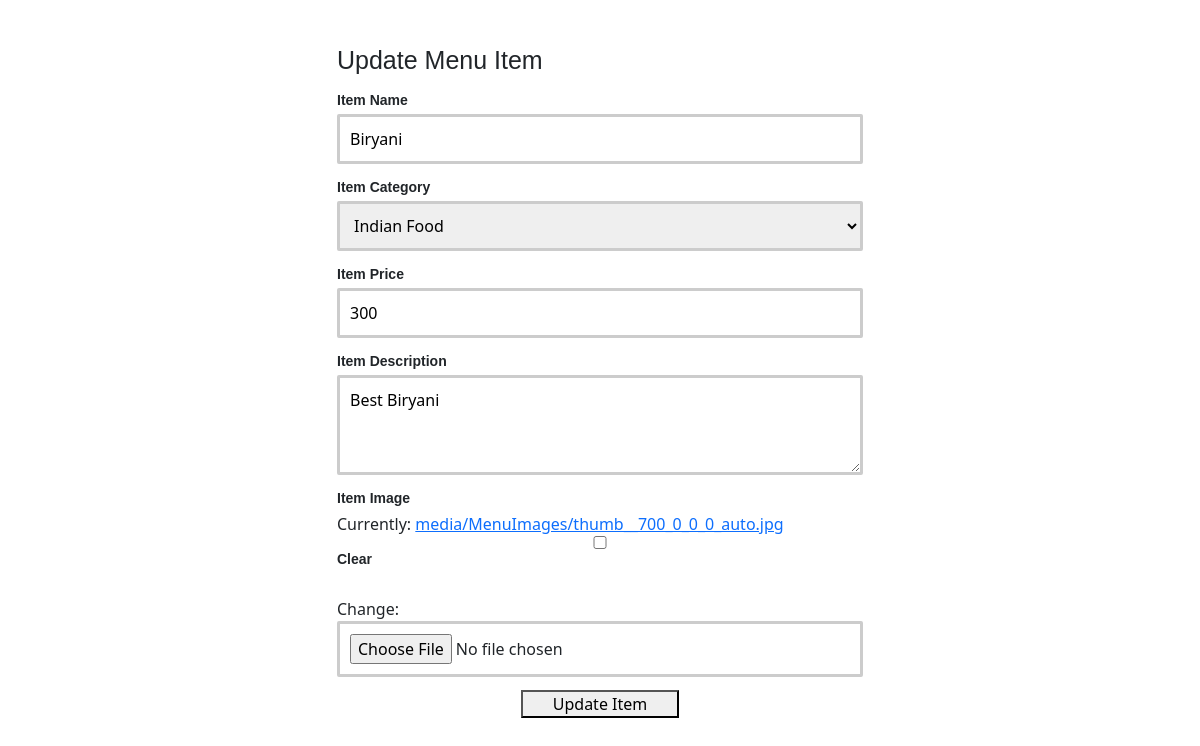
The page /5/updateItem/6 on the database its author committed.
### menu_app/models.py (models this page shows, shortened)
class Menu(models.Model):
    Categories = (
        ('Refreshments', 'Refreshments'),
        ('Fast Food', 'Fast Food'),
        ('Lunch Plate', 'Lunch Plate'),
        ('Dinner Plate', 'Dinner Plate'),
        ('Indian Food', 'Indian Food'),
        ('Chinese Food', 'Chinese Food'),
        ('Soft Drinks', 'Soft Drinks'),
    )
    restaurant = models.ForeignKey(RestaurantOwner, on_delete=models.CASCADE)
    itemName = models.CharField(max_length=100, null=True, blank=True, verbose_name='Name')
    itemCategory = models.CharField(max_length=100, choices=Categories,  null=True, blank=True, verbose_name='Category')
    itemPrice = models.IntegerField(null=True, blank=True, verbose_name='Price')
    itemImage = models.ImageField(upload_to='media/MenuImages', null=True, blank=True, verbose_name='Image')
    itemDescription = models.TextField(verbose_name='Description')
    class Meta:
        verbose_name_plural = 'Menu Items'

### menu_app/views.py (the view, shortened to what this page needs)
# urls.py: path('<int:restaurant_id>/updateItem/<int:pk>', MenuUpdate.as_view(), name='menu_update'),
class MenuUpdate(UpdateView):
    model = Menu
    fields = ['itemName', 'itemCategory', 'itemPrice', 'itemDescription', 'itemImage']

### templates/menu_app/menu_form.html (shortened to what this page needs)
{% extends 'base.html' %}
{% load static %}
{% block style %}
<link href="https://cdn.jsdelivr.net/npm/bootstrap@5.2.2/dist/css/bootstrap.min.css" rel="stylesheet"
>
<link href="{% static 'css/form.css' %}" type="text/css" rel="stylesheet" />
{% endblock %}
{% block content %}
<form method="POST" enctype="multipart/form-data" autocomplete="off">
    <div class="container">
        <div class="form-part">
            {% if add_page %}
            <h2>Add New Menu Item</h2>
            {% else %}
            <h2>Update Menu Item</h2>
            {% endif %}
            <div class="form-inputs">
                <div class="text-input">
                    <label for="email">Item Name</label>
                    {{ form.itemName }}
                </div>
                <div class="text-input">
                    <label for="country">Item Category</label>
                    {{ form.itemCategory }}
                </div>
                <div class="text-input">
                    <label for="email">Item Price</label>
                    {{ form.itemPrice }}
                </div>
                <div class="text-input">
                    <label for="email">Item Description</label>
                    {{ form.itemDescription }}
                </div>
                <div class="text-input">
                    <label for="email">Item Image</label>
                    {{ form.itemImage }}
                </div>
                <center>
                    <div class="group button-group">
                        <button class="signup-btn">
                            {% if add_page %}
                            <span style="margin: 30px">Add Item</span>
                            {% else %}
                            <span style="margin: 30px">Update Item</span>
                            {% endif %}
                        </button>
                </center>
            </div>
        </div>
    </div>
</form>
{% endblock %}

### static/css/form.css (style rules this page uses)
* { margin: 0; padding: 0; outline: 0; }
.container { width: 550px; margin: 45px auto; }
.form-part { margin: 20px 0; }
.form-part h2 { font-size: 25px; font-weight: 400; font-family: 'Josefin Sans', sans-serif; margin-bottom: 15px; }
.text-input, .radio-button, .check-boxes { margin-bottom: 13px; }
.text-input label, .radio-button label, .check-boxes label { display: block; margin-bottom: 3px; font-family: 'Josefin Sans', sans-serif; font-size: 14px; font-weight: 600; }
.text-input input, .text-input textarea, .text-input select { padding: 10px 10px; display: block; width: 100%; border: solid 3px #ccc; -webkit-border-radius: 2px; -moz-border-radius: 2px; border-radius: 2px; }
.text-input select { width: 100%; }
.text-input textarea { height: 100px; }

### rows shown on the page
Menu: itemName "Biryani", itemCategory "Indian Food", itemPrice "300", itemDescription "Best Biryani"
